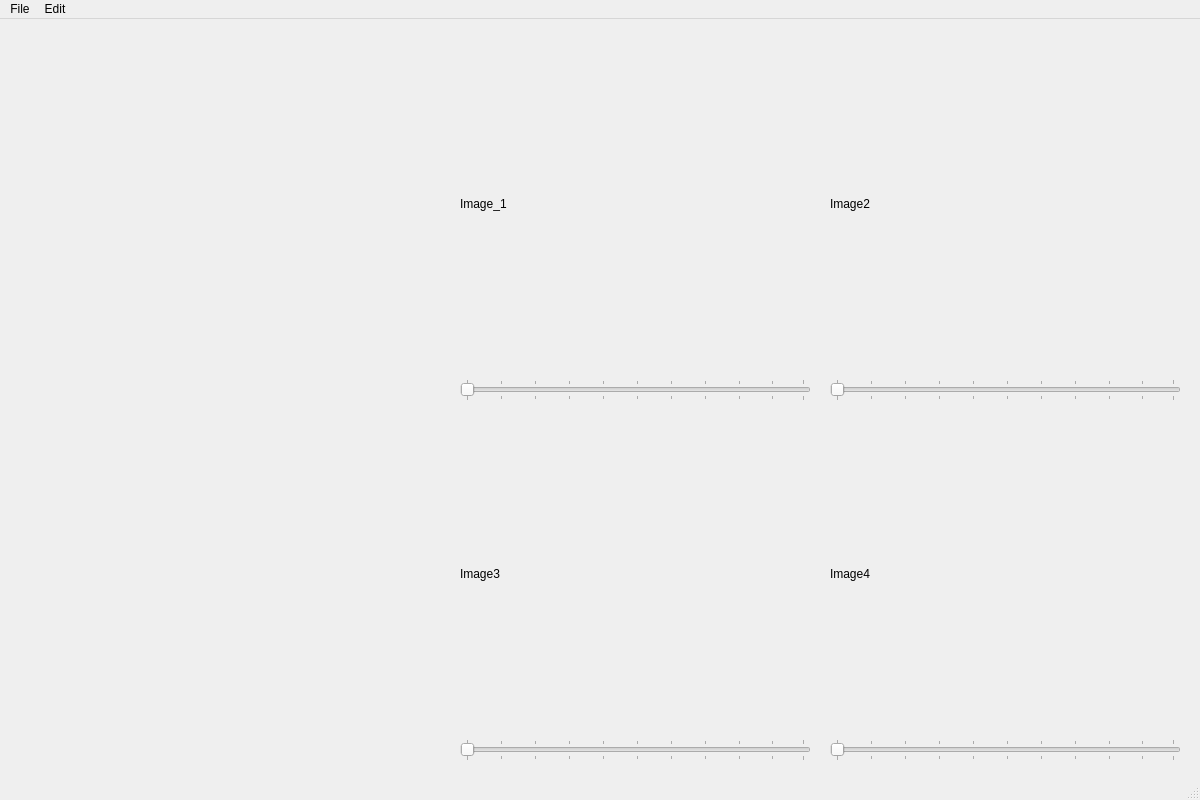
<?xml version="1.0" encoding="UTF-8"?>
<ui version="4.0">
 <class>MainWindow</class>
 <widget class="QMainWindow" name="MainWindow">
  <property name="geometry">
   <rect>
    <x>0</x>
    <y>0</y>
    <width>1200</width>
    <height>800</height>
   </rect>
  </property>
  <property name="windowTitle">
   <string>MainWindow</string>
  </property>
  <widget class="QWidget" name="centralwidget">
   <widget class="QLabel" name="label_2">
    <property name="geometry">
     <rect>
      <x>830</x>
      <y>10</y>
      <width>350</width>
      <height>350</height>
     </rect>
    </property>
    <property name="text">
     <string>Image2</string>
    </property>
    <property name="scaledContents">
     <bool>true</bool>
    </property>
   </widget>
   <widget class="QLabel" name="label_4">
    <property name="geometry">
     <rect>
      <x>830</x>
      <y>380</y>
      <width>350</width>
      <height>350</height>
     </rect>
    </property>
    <property name="text">
     <string>Image4</string>
    </property>
    <property name="scaledContents">
     <bool>true</bool>
    </property>
   </widget>
   <widget class="QLabel" name="label_1">
    <property name="geometry">
     <rect>
      <x>460</x>
      <y>10</y>
      <width>350</width>
      <height>350</height>
     </rect>
    </property>
    <property name="text">
     <string>Image_1</string>
    </property>
    <property name="scaledContents">
     <bool>true</bool>
    </property>
   </widget>
   <widget class="QLabel" name="label_3">
    <property name="geometry">
     <rect>
      <x>460</x>
      <y>380</y>
      <width>350</width>
      <height>350</height>
     </rect>
    </property>
    <property name="text">
     <string>Image3</string>
    </property>
    <property name="scaledContents">
     <bool>true</bool>
    </property>
   </widget>
   <widget class="QSlider" name="horizontalSlider_1">
    <property name="geometry">
     <rect>
      <x>460</x>
      <y>360</y>
      <width>351</width>
      <height>22</height>
     </rect>
    </property>
    <property name="orientation">
     <enum>Qt::Horizontal</enum>
    </property>
    <property name="tickPosition">
     <enum>QSlider::TicksBothSides</enum>
    </property>
    <property name="tickInterval">
     <number>10</number>
    </property>
   </widget>
   <widget class="QSlider" name="horizontalSlider_2">
    <property name="geometry">
     <rect>
      <x>830</x>
      <y>360</y>
      <width>351</width>
      <height>22</height>
     </rect>
    </property>
    <property name="orientation">
     <enum>Qt::Horizontal</enum>
    </property>
    <property name="tickPosition">
     <enum>QSlider::TicksBothSides</enum>
    </property>
    <property name="tickInterval">
     <number>10</number>
    </property>
   </widget>
   <widget class="QSlider" name="horizontalSlider_3">
    <property name="geometry">
     <rect>
      <x>460</x>
      <y>720</y>
      <width>351</width>
      <height>22</height>
     </rect>
    </property>
    <property name="orientation">
     <enum>Qt::Horizontal</enum>
    </property>
    <property name="tickPosition">
     <enum>QSlider::TicksBothSides</enum>
    </property>
    <property name="tickInterval">
     <number>10</number>
    </property>
   </widget>
   <widget class="QSlider" name="horizontalSlider_4">
    <property name="geometry">
     <rect>
      <x>830</x>
      <y>720</y>
      <width>351</width>
      <height>22</height>
     </rect>
    </property>
    <property name="orientation">
     <enum>Qt::Horizontal</enum>
    </property>
    <property name="tickPosition">
     <enum>QSlider::TicksBothSides</enum>
    </property>
    <property name="tickInterval">
     <number>10</number>
    </property>
   </widget>
  </widget>
  <widget class="QMenuBar" name="menubar">
   <property name="geometry">
    <rect>
     <x>0</x>
     <y>0</y>
     <width>1200</width>
     <height>32</height>
    </rect>
   </property>
   <widget class="QMenu" name="menuFile">
    <property name="title">
     <string>File</string>
    </property>
    <addaction name="actionOpen"/>
   </widget>
   <widget class="QMenu" name="menuEdit">
    <property name="title">
     <string>Edit</string>
    </property>
   </widget>
   <addaction name="menuFile"/>
   <addaction name="menuEdit"/>
  </widget>
  <widget class="QStatusBar" name="statusbar"/>
  <action name="actionOpen">
   <property name="text">
    <string>Open</string>
   </property>
   <property name="shortcut">
    <string>Ctrl+O</string>
   </property>
  </action>
 </widget>
 <resources/>
 <connections/>
</ui>
